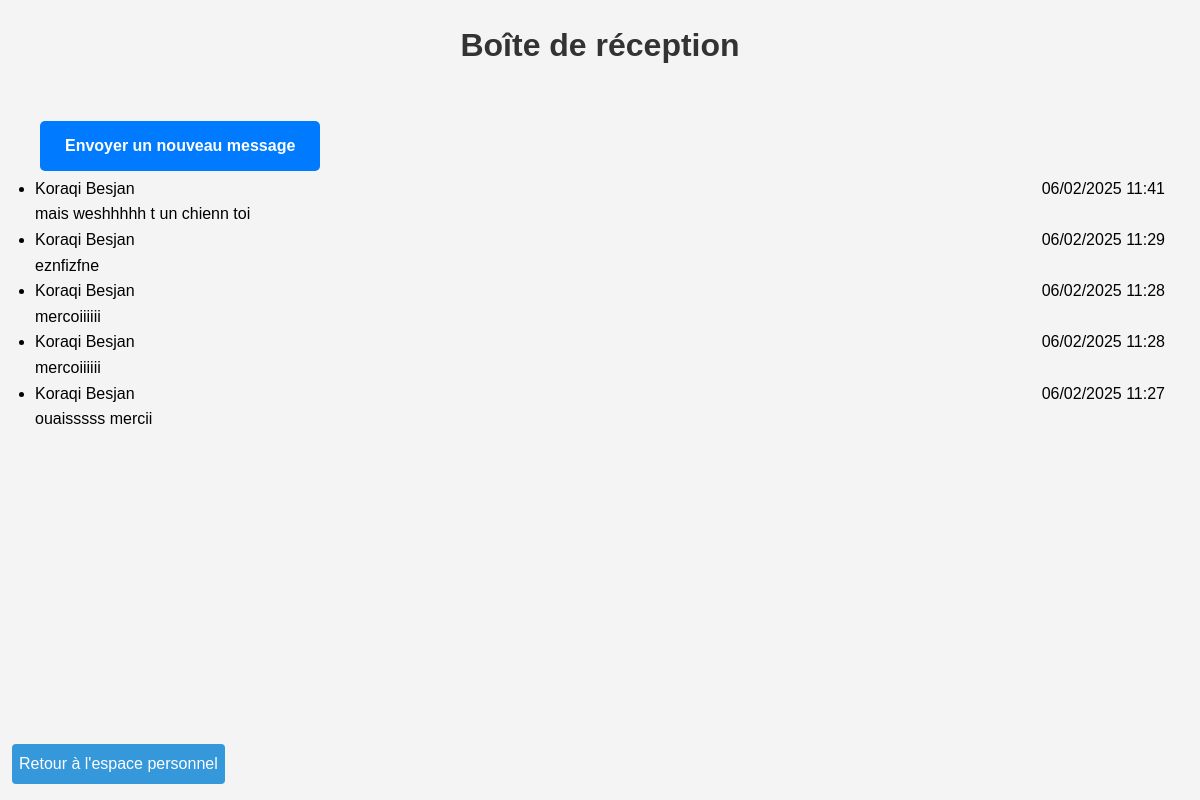
The app's page /app/message/inbox.php (signed in) with its own data.
### tables this page shows
CREATE TABLE `messages` (
  `id` int(11) NOT NULL,
  `expediteur_id` int(11) NOT NULL,
  `destinataire_id` int(11) NOT NULL,
  `contenu` text NOT NULL,
  `date_envoi` datetime DEFAULT CURRENT_TIMESTAMP,
  `statut` enum('non_lu','lu') DEFAULT 'non_lu'
);

### app/message/inbox.php (the view, shortened to what this page needs)
<?php
require_once $_SERVER['DOCUMENT_ROOT'] . '/Gestion_Stage/app/config/database.php';
$user_id = $_SESSION['user_id'];
$role = $_SESSION['role'];
if ($role === 'etudiant') {
    $query = "SELECT m.*, e.nom as expediteur_nom
              FROM messages m
              JOIN entreprises e ON m.expediteur_id = e.id
              WHERE m.destinataire_id = :user_id
              ORDER BY m.date_envoi DESC";
} else {
    $query = "SELECT m.*, CONCAT(e.nom, ' ', e.prenom) as expediteur_nom
              FROM messages m
              JOIN etudiants e ON m.expediteur_id = e.id
              WHERE m.destinataire_id = :user_id
              ORDER BY m.date_envoi DESC";
}
$stmt = $pdo->prepare($query);
$stmt->execute([':user_id' => $user_id]);
$messages = $stmt->fetchAll();
?>
<!DOCTYPE html>
<html lang="fr">
<head>
    <link rel="stylesheet" href="/Gestion_Stage/public/assets/css/style.css">
</head>
<body>
    <div class="container">
        <h1>Boîte de réception</h1>
        <?php if ($role === 'entreprise'): ?>
            <a href="/Gestion_Stage/app/message/send-message.php" class="btn button">Envoyer un nouveau message</a>
        <?php endif; ?>
        <?php if (empty($messages)): ?>
            <p>Aucun message dans votre boîte de réception.</p>
        <?php else: ?>
            <ul class="message-list">
                <?php foreach ($messages as $message): ?>
                    <li class="message <?php echo $message['statut'] === 'non_lu' ? 'unread' : ''; ?>">
                        <div class="message-header">
                            <span class="sender"><?php echo htmlspecialchars($message['expediteur_nom']); ?></span>
                            <span class="date"><?php echo date('d/m/Y H:i', strtotime($message['date_envoi'])); ?></span>
                        </div>
                        <div class="message-content">
                            <?php echo htmlspecialchars($message['contenu']); ?>
                        </div>
                    </li>
                <?php endforeach; ?>
            </ul>
        <?php endif; ?>
        <a class="index-button" href="/Gestion_Stage/app/views/home.php">Retour à l'espace personnel</a>
    </div>
</body>
</html>

### public/assets/css/style.css (style rules this page uses)
:root { --primary-color: #2c3e50; --secondary-color: #3498db; --accent-color: #e74c3c; --secondary-color-hover: #4ea8e4; --accent-color-hover: #f26858; --text-color: #333; --light-gray: #f5f6fa; --border-radius: 8px; }
* { margin: 0; padding: 0; box-sizing: border-box; }
body { font-family: Arial, sans-serif; line-height: 1.6; background-color: #f4f4f4; padding: 20px; }
.container { max-width: 1200px; margin: 0 auto; padding: 0 15px; }
h1 { text-align: center; color: #333; margin-bottom: 30px; font-size: 2rem; }
a { color: #3498db; text-decoration: none; }
.btn { display: inline-block; padding: 8px 16px; margin: 5px; border-radius: 4px; text-decoration: none; }
.index-button { position: fixed; bottom: 2%; left: 1%; background: var(--secondary-color); color: white; transition: background-color 0.2s ease; padding: 7px; border-radius: 4px; }
.btn { display: inline-block; padding: 12px 25px; background-color: #007bff; color: white; border-radius: 5px; font-weight: bold; text-decoration: none; margin-top: 20px; transition: background-color 0.2s ease; }
.message-header { display: flex; justify-content: space-between; }

### records on screen
messages: expediteur_nom "Koraqi Besjan", date_envoi "06/02/2025 11:41", contenu "mais weshhhhh t un chienn toi"
messages: expediteur_nom "Koraqi Besjan", date_envoi "06/02/2025 11:29", contenu "eznfizfne"
messages: expediteur_nom "Koraqi Besjan", date_envoi "06/02/2025 11:28", contenu "mercoiiiiii"
messages: expediteur_nom "Koraqi Besjan", date_envoi "06/02/2025 11:28", contenu "mercoiiiiii"
messages: expediteur_nom "Koraqi Besjan", date_envoi "06/02/2025 11:27", contenu "ouaisssss mercii"
